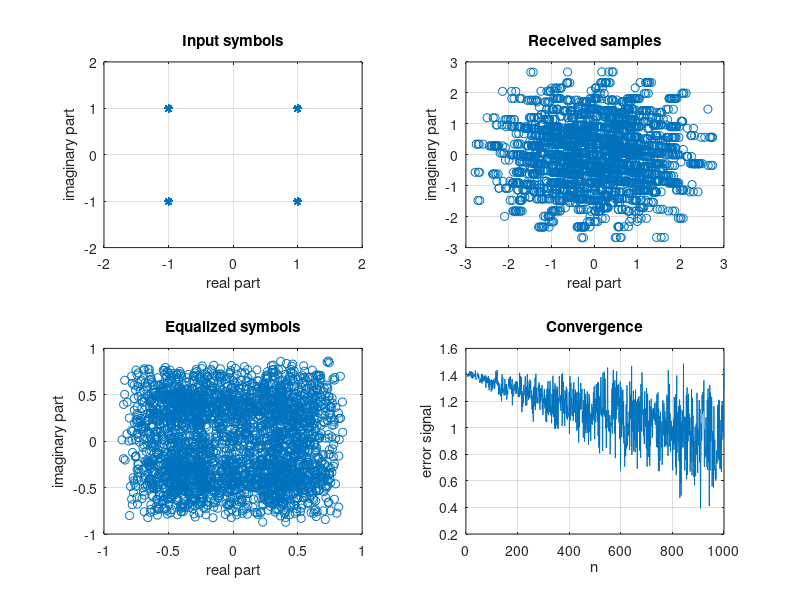

Source code (MATLAB):
clear all;
close all;
clc;
rng(42);
T=1000;    % number of training samples



N=3e3;    % number of data samples
SNRdB=25;     % SNR in dB value
L=20; % length for smoothing(L+1)
ChL=5;  % length of the channel(ChL+1)


mu = 0.01;  % Step size of the LMS algorithm
%SERlist = zeros(size(0.03:0.001:0.05));
ath = 1;
%for mu=0.03:0.001:0.05
    



%% Training phase
% QPSK symbols to transmit
d=round(rand(1,T))*2-1;  
d=d+1i*(round(rand(1,T))*2-1);

% Channel 
Ch=randn(1,ceil(ChL/2))+1i*randn(1,ceil(ChL/2));
Ch=[Ch Ch(end-1:-1:1)];
Ch=Ch/norm(Ch);
 

% signal filtered by channel
x= filter(Ch,1,d); 


% Noise
v=randn(1,T);  
v=v/norm(v)*10^(-SNRdB/20)*norm(x);

% Received signal
u=x+v;                          

%%%%%%%%%%%%%% WRITE LMS ALGORITHM FOR EQUALIZATION HERE %%%%%%%%%%%%%%%%%%
EqD= round((L+ChL)/2); %delay of input desired response

% Initialize filter coefficients
w_hat = zeros(L, 1);

% Initialize error signal
e = zeros(T, 1);
u  = [zeros(1,EqD) u zeros(1,L) ];

for n=1:T
    un= transpose(u(n+L-1:-1:n));
    e(n) = d(n)-w_hat'*un;
    un_norm_sqr = norm(un)^2;
    w_hat = w_hat + (1/un_norm_sqr)*mu*un*e(n)';
end


%% Transmission phase
d=round(rand(1,N))*2-1;  
d=d+1i*(round(rand(1,N))*2-1);

% signal filtered by FIR delay line channel
x= filter(Ch,1,d);

% Noise
v=randn(1,N);  
v=v/norm(v)*10^(-SNRdB/20)*norm(x);

% Received signal
u=x+v;  


%%%% Add proper padding (zeros) to u %%%%%%%%



Un=zeros(L,N);% Un is the matrix such that n-th column 
               % corresponds to vector:
               % u(n) = [u(n) u(n-1) ... u(n-L+1)] 
for n=1:N-L
    Un(:,n) = flip(transpose(u(n:n+L-1))); 
end

sb=w_hat'*Un;   % recieved symbol estimation where w_hat is LMS filter in training

%SER(decision part)
sb1=sb/norm(w_hat);  % normalize the output
sb1=sign(real(sb1))+1i*sign(imag(sb1));  %symbol detection
sb2=sb1-d(1:length(sb1));  % error detection
SER=length(find(sb2~=0))/length(sb2); %  SER calculation
disp(SER);
disp(ath);
SERlist(ath) = SER;
ath = ath +1 ;
%end
% 
% plot of transmitted symbols
    subplot(2,2,1), 
    plot(d,'*');   
    grid,title('Input symbols');  xlabel('real part'),ylabel('imaginary part')
    axis([-2 2 -2 2])

% plot of received symbols
    subplot(2,2,2),
    plot(u,'o');
    grid, title('Received samples');  xlabel('real part'), ylabel('imaginary part')

% plots of the equalized symbols    
    subplot(2,2,3),
    plot(sb,'o');   
    grid, title('Equalized symbols'), xlabel('real part'), ylabel('imaginary part')

% convergence of LMS algorithm
    subplot(2,2,4),
    plot(abs(e));   % e is estimation error in LMS algorithm
    grid, title('Convergence'), xlabel('n'), ylabel('error signal')
   